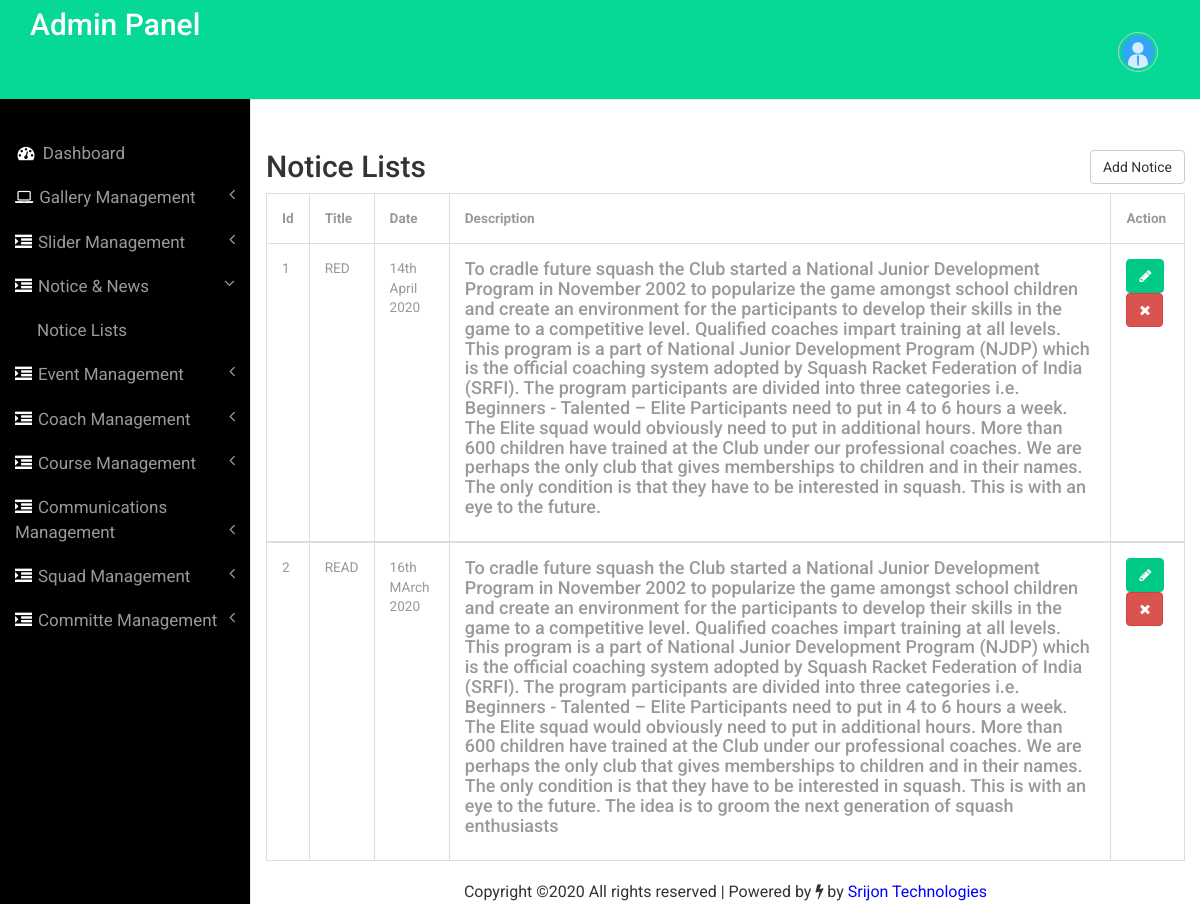
The page /admin/noticelist.php (signed in) on the database its author committed.
### tables this page shows
CREATE TABLE `tbl_notice` (
  `Id` int(11) NOT NULL,
  `title` varchar(255) NOT NULL,
  `date` varchar(255) NOT NULL,
  `description` longtext NOT NULL
);

### admin/noticelist.php (the view, shortened to what this page needs)
<?php
include('includes/config.php');
if(strlen($_SESSION['alogin'])==0)
	{
header('location:dashoard.php');
}
else{
	?>
<!DOCTYPE HTML>
<html>
<head>
<link href="css/bootstrap.min.css" rel='stylesheet' type='text/css' />
<link href="css/style.css" rel='stylesheet' type='text/css' />
<link href="css/font-awesome.css" rel="stylesheet">
</head>
<body>
<div id="wrapper">
        <nav class="top1 navbar navbar-default navbar-static-top" role="navigation" style="margin-bottom: 0">
			    <?php include('includes/sidebar.php'); ?>
        </nav>
        <div id="page-wrapper">
            <div class="container">
                <div class="margin">
                <div class="row">
                <div class="col-md-6"><h2>Notice Lists</h2></div>
      <div class="col-md-6"><a href="addnotice.php"><button type="submit" class="btn btn-default">Add Notice</button></a></div>
                    </div></div>
  <table class="table table-bordered">
    <thead>
      <tr>
        <th>Id</th>
        <th>Title</th>
        <th>Date</th>
        <th>Description</th>
        <th>Action</th>
      </tr>
    </thead>
    <?php $sql = "SELECT * from tbl_notice";
$query = $dbh -> prepare($sql);
$query->execute();
$results=$query->fetchAll(PDO::FETCH_OBJ);
$cnt=1;
if($query->rowCount() > 0)
{
foreach($results as $result)
{				?>
    <tbody>
      <tr>
      <td><?php echo htmlentities($cnt);?></td>
      <td><?php echo htmlentities($result->title);?></td>
      <td><?php echo htmlentities($result->date);?></td>
      <td><?php echo htmlspecialchars_decode(stripslashes($result->description));?></td>
      <td><a href="updatenotice.php?nid=<?php echo htmlentities($result->Id); ?>" class="btn btn-primary" title=""
      data-toggle="tooltip" data-original-title="Edit"><i class="fa fa-pencil"></i></a>
      <a href="noticelist.php?nid=<?php echo htmlentities($result->Id);?>" id="4"  onclick="return confirm('Do you really want to delete')" class="btn btn-danger delete-btn" title="Delete" data-toggle="tooltip">
        <i class="fa fa-times"></i></a>&nbsp;</td>
      </tr>
      <tr>
      <?php $cnt=$cnt+1;} }?>
    </tbody>
  </table>
</div>
                                    <?php include('includes/copyright.php') ?>
        </div>
      </div>
<link href="css/custom.css" rel="stylesheet">
</body>
</html>
  <?php } ?>

### admin/css/style.css (style rules this page uses)
.container { width: auto; }
.margin { margin-top: 50px; }
.col-md-6 .btn-default { float: right; }
.navbar { min-height: 100px; }
h4, h5, h6, h1, h2, h3 { margin-top: 0; }
html, body { font-family: 'Roboto', sans-serif; font-size: 100%; background:#000; overflow-x: hidden; }
a { text-decoration: none; color: white; }
body a { transition:0.5s all; -webkit-transition:0.5s all; -moz-transition:0.5s all; -o-transition:0.5s all; -ms-transition:0.5s all; }
nav.top1.navbar.navbar-default.navbar-static-top { background-color:rgb(6, 217, 149); font-family: 'Roboto', sans-serif; }
.table > thead > tr > th, .table > tbody > tr > th, .table > tfoot > tr > th, .table > thead > tr > td, .table > tbody > tr > td, .table > tfoot > tr > td { border-top: none !important; }
.btn-primary { background-color: rgb(0, 200, 135) !important; border-color: rgb(0, 200, 135) !important; color: #fff; }
.table > thead > tr > th, .table > tbody > tr > th, .table > tfoot > tr > th, .table > thead > tr > td, .table > tbody > tr > td, .table > tfoot > tr > td { font-size: 0.85em; color: #999; }
.table td, .table>tbody>tr>td, .table>tbody>tr>th, .table>tfoot>tr>td, .table>tfoot>tr>th, .table>thead>tr>td, .table>thead>tr>th { padding:15px !important; }
.table > thead > tr > th { border-bottom: 1px solid #ddd !important; }

### admin/css/custom.css (style rules this page uses)
#wrapper { width: 100%; }
#page-wrapper { min-height: 568px; background-color: #fff; }
@media (min-width:768px) { #page-wrapper { position: inherit; margin: 0 0 0 250px; border-left: 1px solid #e7e7e7; } }

### rows shown on the page
tbl_notice: title "RED", date "14th April 2020", description "To cradle future squash the Club started a National Junior Development Program in November 2002 to popularize the game amongst school children and create an environment for the participants to develop their skills in the game to a competitive level. Qualified coaches impart training at all levels. This program is a part of National Junior Development Program (NJDP) which is the official coaching system adopted by Squash Racket Federation of India (SRFI). The program participants are divided into three categories i.e. Beginners - Talented – Elite Participants need to put in 4 to 6 hours a week. The Elite squad would obviously need to put in additional hours. More than 600 children have…"
tbl_notice: title "READ", date "16th MArch 2020", description "To cradle future squash the Club started a National Junior Development Program in November 2002 to popularize the game amongst school children and create an environment for the participants to develop their skills in the game to a competitive level. Qualified coaches impart training at all levels. This program is a part of National Junior Development Program (NJDP) which is the official coaching system adopted by Squash Racket Federation of India (SRFI). The program participants are divided into three categories i.e. Beginners - Talented – Elite Participants need to put in 4 to 6 hours a week. The Elite squad would obviously need to put in additional hours. More than 600 children have…"
